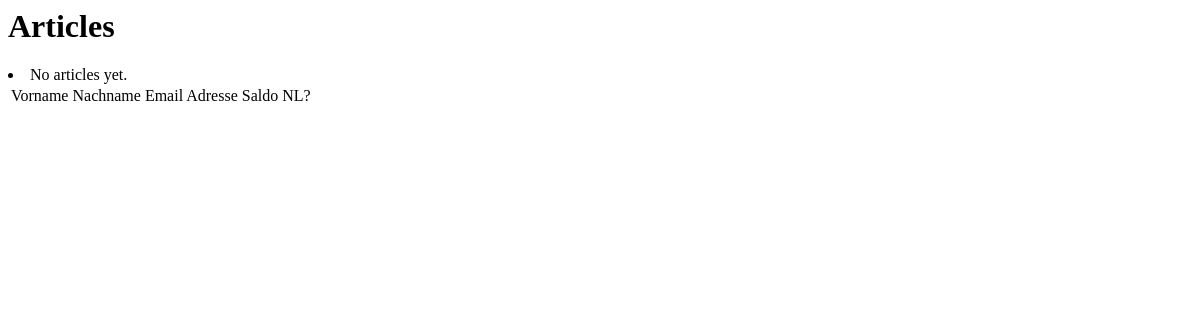
Page /superstore/Alice on the earlier database version.
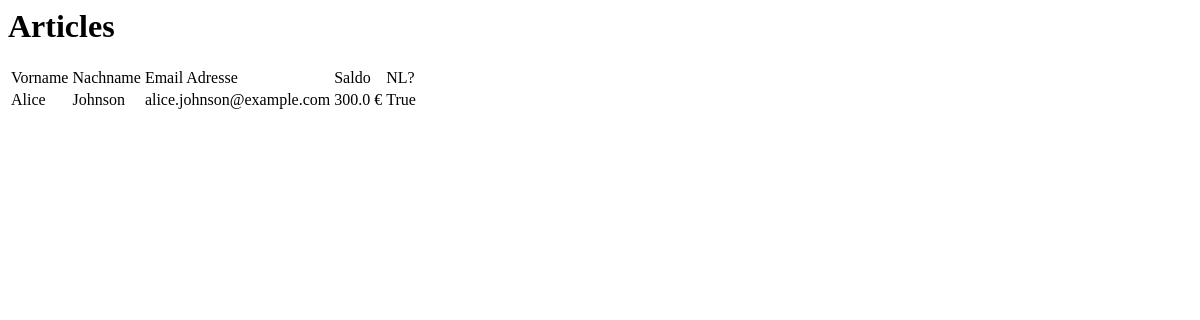
Same page on the later database version.
### superstore/models.py (models this page shows, shortened)
class Customer(models.Model):
    first_name = models.CharField(max_length=30)
    last_name = models.CharField(max_length=30)
    newsletter_abo = models.BooleanField(default=True)
    email_address = models.CharField(max_length=30, blank=True, default="")
    account = models.FloatField(blank=True, null=True)

### superstore/views.py (the view)
# urls.py: path('<str:name>', CustomerListSearchView.as_view()),
class CustomerListSearchView(CustomerListView):
    def get_queryset(self):
        name = self.kwargs.get('name')
        return Customer.objects.filter(first_name__icontains=name)

### superstore/templates/superstore/liste.html
<h1>Articles</h1>
<table>
    <thead>
        <td>Vorname</td>
        <td>Nachname</td>
        <td>Email Adresse</td>
        <td>Saldo</td>
        <td>NL?</td>
    </thead>
{% for customer in object_list %}
    <tr>
        <td>{{ customer.first_name }}</td>
        <td>{{ customer.last_name }}</td>
        <td>{{ customer.email_address }}</td>
        <td>{{ customer.account }} €</td>
        <td>{{ customer.newsletter_abo }}</td>
    </tr>
{% empty %}
    <li>No articles yet.</li>
{% endfor %}
</table>

Differences in the rows shown:
added Customer: first_name "Alice", last_name "Johnson", email_address "alice.johnson@example.com", account "300.0", newsletter_abo "True"
Other differences:
text no longer shown: "No articles yet."
